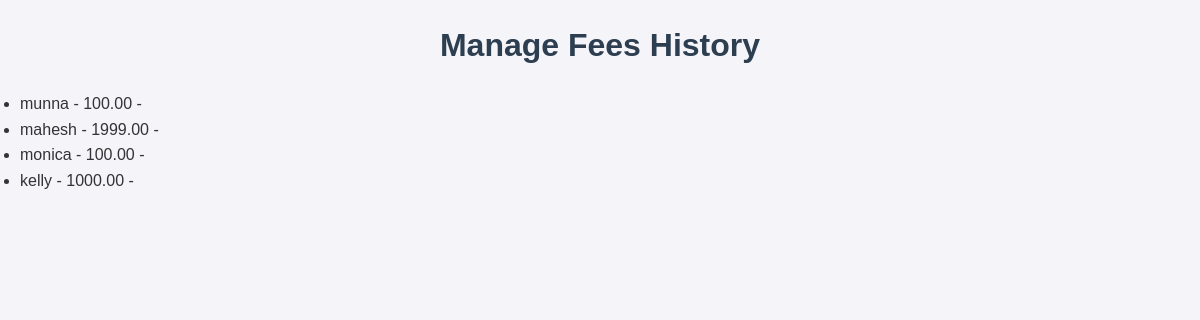
The page /api/manage-fees-history/ on the database its author committed.
### school/models.py (models this page shows, shortened)
class FeesHistory(models.Model):
    student = models.ForeignKey(Student, on_delete=models.CASCADE, related_name='fees_records')
    fee_type = models.CharField(max_length=50)  # e.g., 'Tuition', 'Library Fee'
    amount = models.DecimalField(max_digits=10, decimal_places=2)
    payment_date = models.DateField()
    remarks = models.TextField(null=True, blank=True)

class Student(models.Model):
    name = models.CharField(max_length=255)
    roll_number = models.CharField(max_length=50, unique=True)
    class_name = models.CharField(max_length=50)
    created_at = models.DateTimeField(auto_now_add=True)
    updated_at = models.DateTimeField(auto_now=True)
    def __str__(self):
        return self.name

### school/views.py (the view)
# urls.py: path('manage-fees-history/', views.manage_fees_history, name='manage_fees_history'),
def manage_fees_history(request):
    fees_history = FeesHistory.objects.all()
    context = {
        'fees_history': fees_history,
    }
    return render(request, 'manage_fees_history.html', context)

### school/Templates/manage_fees_history.html (shortened to what this page needs)
<!DOCTYPE html>
<html lang="en">
<head>
    {% load static %}
    <link rel="stylesheet" type="text/css" href="{% static 'css/static.css' %}">
</head>
<body>
    <h1>Manage Fees History</h1>
    <ul>
        {% for fee in fees_history %}
            <li>{{ fee.student }} - {{ fee.amount }} - {{ fee.date }}</li>
        {% endfor %}
    </ul>
</body>
</html>

### school/static/css/static.css (style rules this page uses)
* { margin: 0; padding: 0; box-sizing: border-box; }
body { font-family: 'Arial', sans-serif; line-height: 1.6; background-color: #f4f4f9; color: #333; padding: 20px; }
h1 { text-align: center; color: #2c3e50; margin-bottom: 20px; }

### rows shown on the page
FeesHistory: student "munna", amount "100.00"
FeesHistory: student "mahesh", amount "1999.00"
FeesHistory: student "monica", amount "100.00"
FeesHistory: student "kelly", amount "1000.00"
